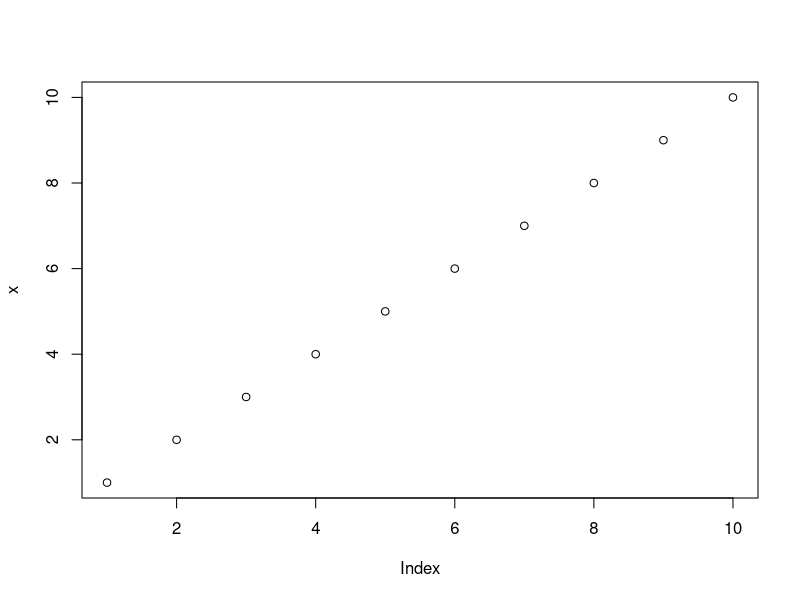
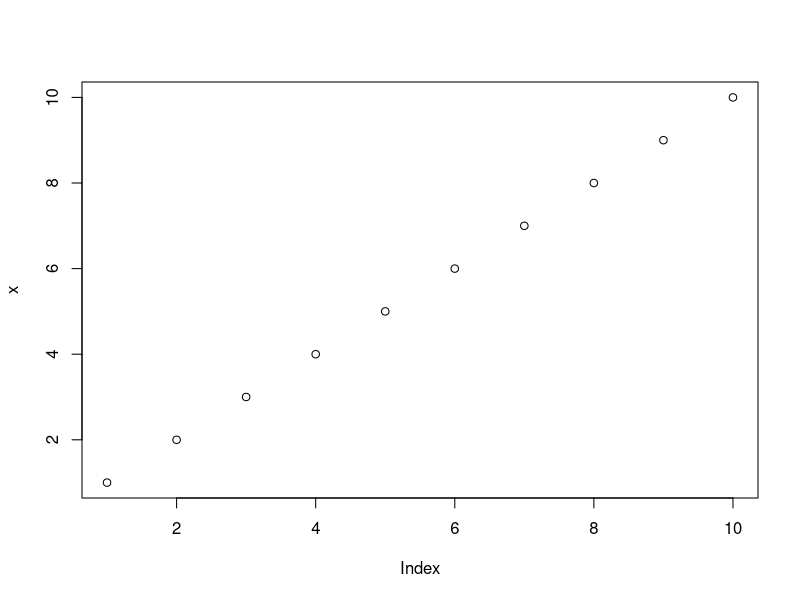
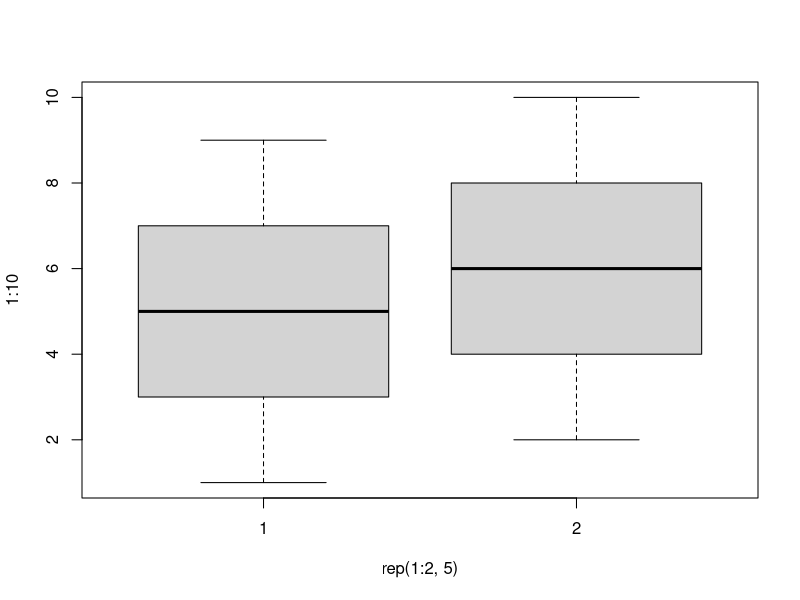
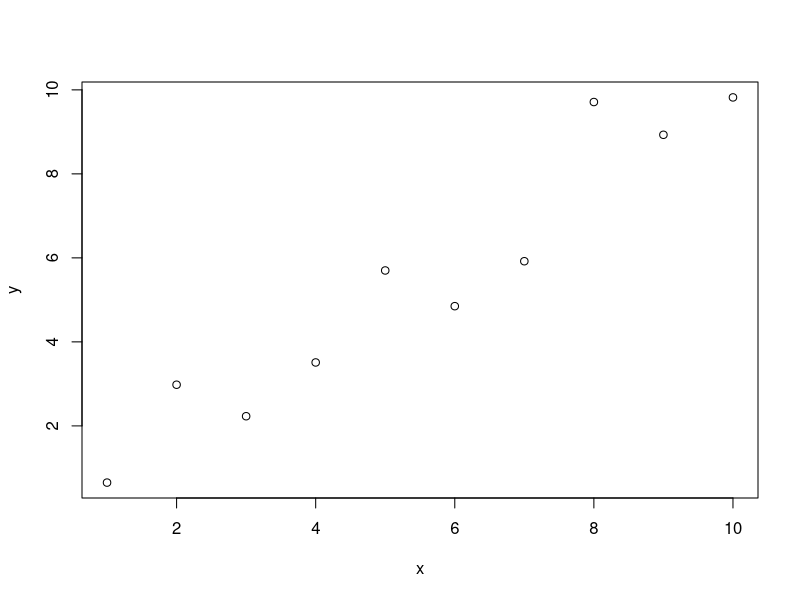
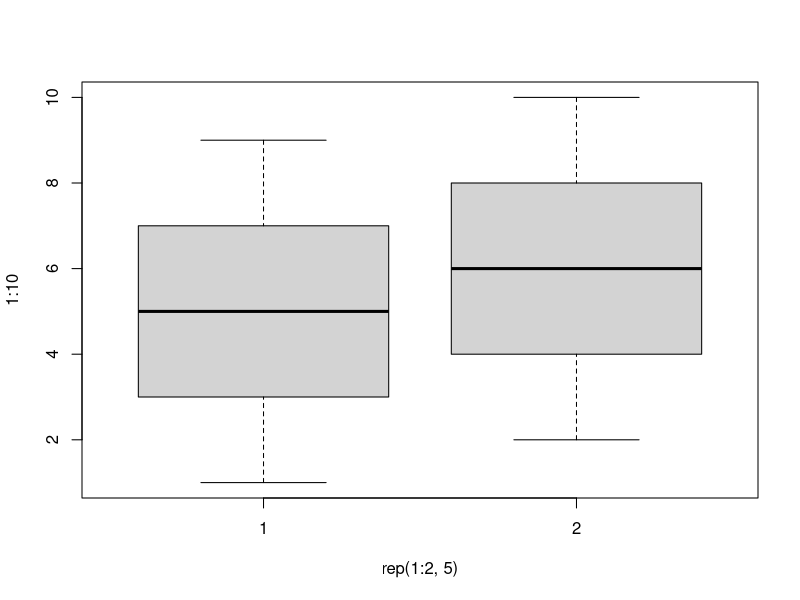
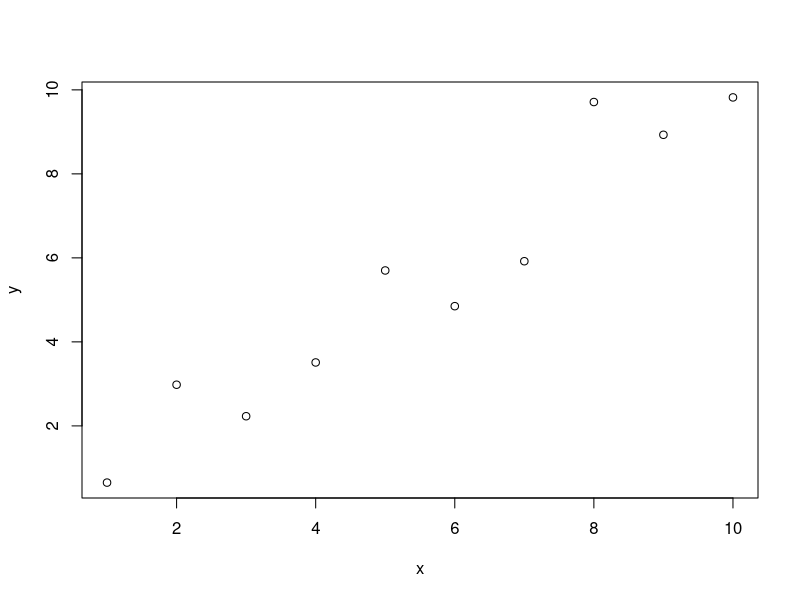
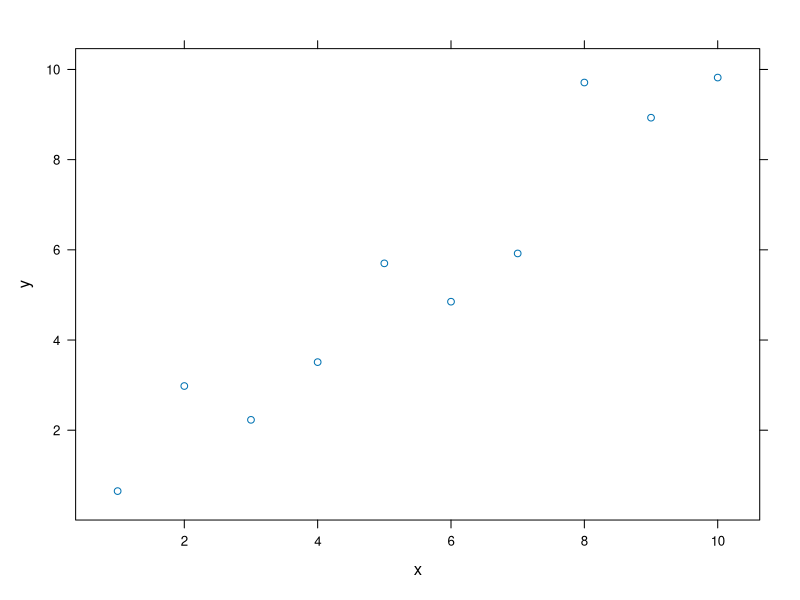
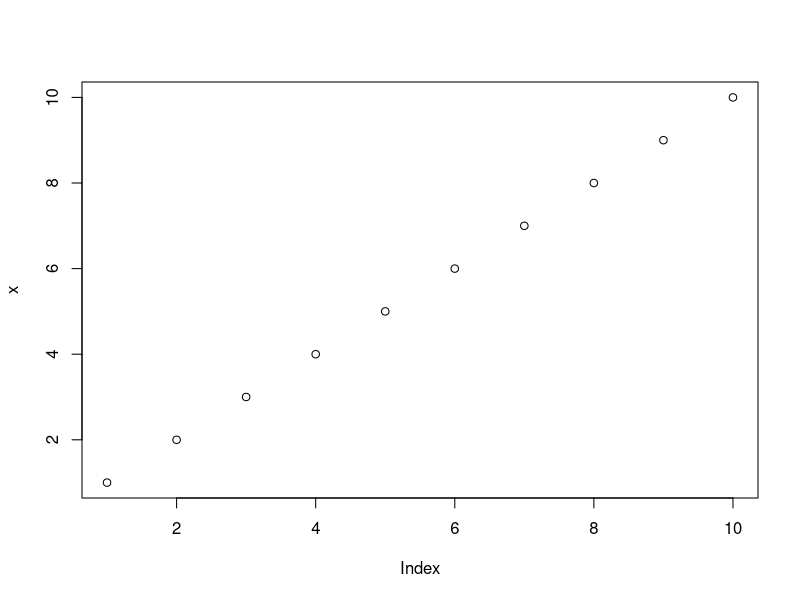

The R source for these figures, in order:
## ---- chunk 1
library(lattice)
## ---- chunk 2
    
## ---- chunk 3
    x <- 1:10
    y <- round(rnorm(10, x, 1), 2)
    df <- data.frame(x, y)
    df
## ---- chunk 4
x <- 1:10
y <- round(rnorm(10, x, 1), 2)
df <- data.frame(x, y)
df
## ---- chunk 5
    plot(x)
## ---- chunk 6
plot(x)
## ---- chunk 7
    boxplot(1:10~rep(1:2,5))
    plot(x, y)
## ---- chunk 8
boxplot(1:10~rep(1:2,5))
plot(x, y)
## ---- chunk 9
library(lattice)
xyplot(y~x)
## ---- chunk 10
    cat("Here are some dot points\n\n")
    cat(paste("* The value of y[", 1:3, "] is ", y[1:3], sep="", collapse="\n"))
## ---- chunk 11
    plot(x)
## ---- chunk 12
plot(x)
## ---- chunk 13
    x <- 1:10
    x
